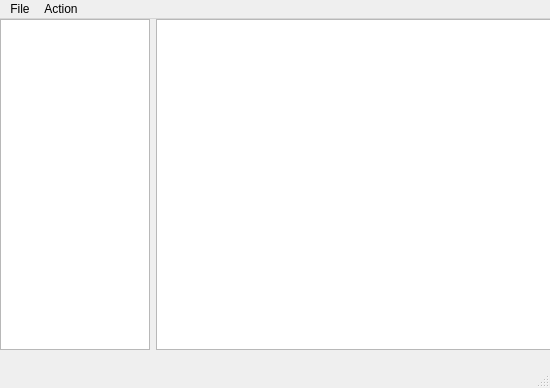
<?xml version="1.0" encoding="UTF-8"?>
<ui version="4.0">
 <class>MainWindow</class>
 <widget class="QMainWindow" name="MainWindow">
  <property name="geometry">
   <rect>
    <x>0</x>
    <y>0</y>
    <width>550</width>
    <height>388</height>
   </rect>
  </property>
  <property name="sizePolicy">
   <sizepolicy hsizetype="Expanding" vsizetype="Expanding">
    <horstretch>0</horstretch>
    <verstretch>0</verstretch>
   </sizepolicy>
  </property>
  <property name="windowTitle">
   <string>Experience Processor</string>
  </property>
  <widget class="QWidget" name="centralwidget">
   <widget class="QWidget" name="horizontalLayoutWidget">
    <property name="geometry">
     <rect>
      <x>0</x>
      <y>0</y>
      <width>551</width>
      <height>331</height>
     </rect>
    </property>
    <layout class="QHBoxLayout" name="horizontalLayout">
     <property name="sizeConstraint">
      <enum>QLayout::SetDefaultConstraint</enum>
     </property>
     <item>
      <widget class="QTreeView" name="treeView">
       <property name="sizePolicy">
        <sizepolicy hsizetype="Fixed" vsizetype="Expanding">
         <horstretch>0</horstretch>
         <verstretch>0</verstretch>
        </sizepolicy>
       </property>
       <property name="maximumSize">
        <size>
         <width>150</width>
         <height>16777215</height>
        </size>
       </property>
      </widget>
     </item>
     <item>
      <widget class="QGraphicsView" name="graphicsView"/>
     </item>
    </layout>
   </widget>
  </widget>
  <widget class="QMenuBar" name="menubar">
   <property name="geometry">
    <rect>
     <x>0</x>
     <y>0</y>
     <width>550</width>
     <height>27</height>
    </rect>
   </property>
   <widget class="QMenu" name="menuFile">
    <property name="title">
     <string>File</string>
    </property>
    <addaction name="actionOpen_Experience"/>
    <addaction name="separator"/>
    <addaction name="actionQuit"/>
   </widget>
   <widget class="QMenu" name="menuAction">
    <property name="title">
     <string>Action</string>
    </property>
    <addaction name="actionCondense_Experiences"/>
   </widget>
   <addaction name="menuFile"/>
   <addaction name="menuAction"/>
  </widget>
  <widget class="QStatusBar" name="statusbar"/>
  <action name="actionOpen_Experience">
   <property name="text">
    <string>Open Experience...</string>
   </property>
  </action>
  <action name="actionQuit">
   <property name="text">
    <string>Quit</string>
   </property>
  </action>
  <action name="actionCondense_Experiences">
   <property name="text">
    <string>Condense Experiences</string>
   </property>
  </action>
 </widget>
 <resources/>
 <connections/>
</ui>
